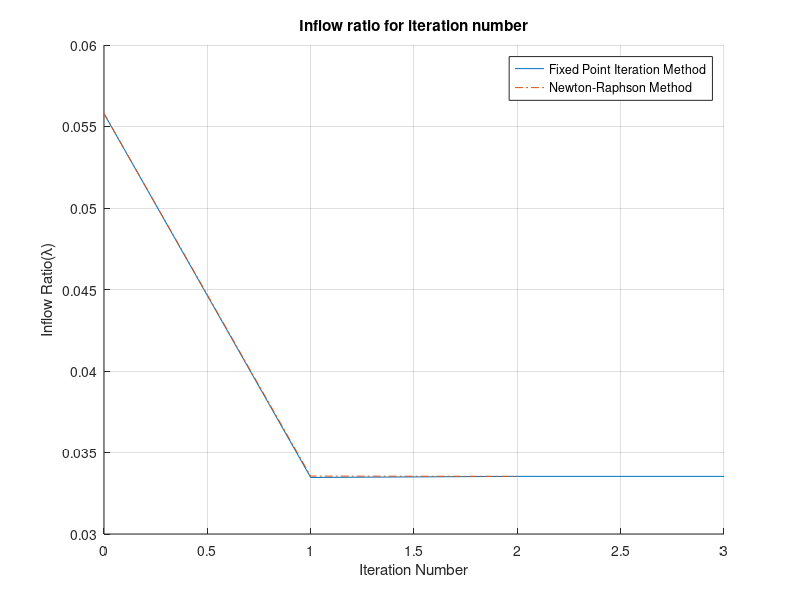

MATLAB code to generate this figure:
clc
clear

Gtow= 4953*9.81;                    % N
R = 14.6/2;                         % m -- rotor diameter 
Ro = 1.226;                         % kg/m^3
Area = 168.1;                       % m^2
Voo = 97.7;                         % m/s -- 352 km/h --> 97.7 m/s
Vtip = R*2*pi*(360/60);             % m/s tip velocity 
a1 = 0*pi/180;                      % hover con.
a2 = 4*pi/180;                      % forward flight
Th = Gtow/cos(a1);                  % N -- Thrust hover con.
Cth = Th / ((1/2)*Ro*Area*Vtip^2);  % Thrust coefficient hover con.
L(1) = sqrt(Cth/2);                 % hover condition Lambda
T = Gtow/cos(a2);                   % N -- Thrust forward flight
Ct = T / ((1/2)*Ro*Area*Vtip^2);    % Thrust coefficient forward flight
Mu = (Voo*cos(a2))/Vtip;            % advance ratio
                     

for i=1:100 % 100 = iteration number -- FIXED POINT ITERATION METHOD
    L(i+1)=(Mu*tan(a2))+(Ct/(2*sqrt(Mu^2+L(i)^2)));
    err = abs((L(i+1)-L(i))/L(i+1));
    forplot(i+1) = i;
    if err < 0.0005                 % error estimate
        fprintf('Fixed Point Iteration Method Inflow ratio: %d, Iteration Number : %d \n', L(i+1), double(i))
        break
    end
end

L2(1) = L(1);
for k=1:100 % 100 = iteration number -- NEWTON-RAPHSON METHOD
    fL2(k+1) = L2(k)-(Mu*tan(a2))-(Ct/(2*sqrt(Mu^2+L2(k)^2)));
    fL2dot(k+1) = 1 + Ct*L2(k)*((Mu^2 + L2(k)^2)^(-3/2))/2;
    L2(k+1) = L2(k) - ((fL2(k+1))/fL2dot(k+1));
    forplot2(k+1) = k;
    err2 = abs((L2(k+1)-L2(k))/L2(k+1));
    if err2 < 0.0005                % error estimate
        fprintf('Newton-Raphson Method Inflow ratio: %d, Iteration Number : %d \n', L2(k+1), double(k))
        break
    end
end

    hold on
    grid on
    plot(forplot,L)
    plot(forplot2,L2,'-.')
    legend('Fixed Point Iteration Method','Newton-Raphson Method')
    title('Inflow ratio for iteration number');
    xlabel('Iteration Number');
    ylabel('Inflow Ratio(\lambda)');